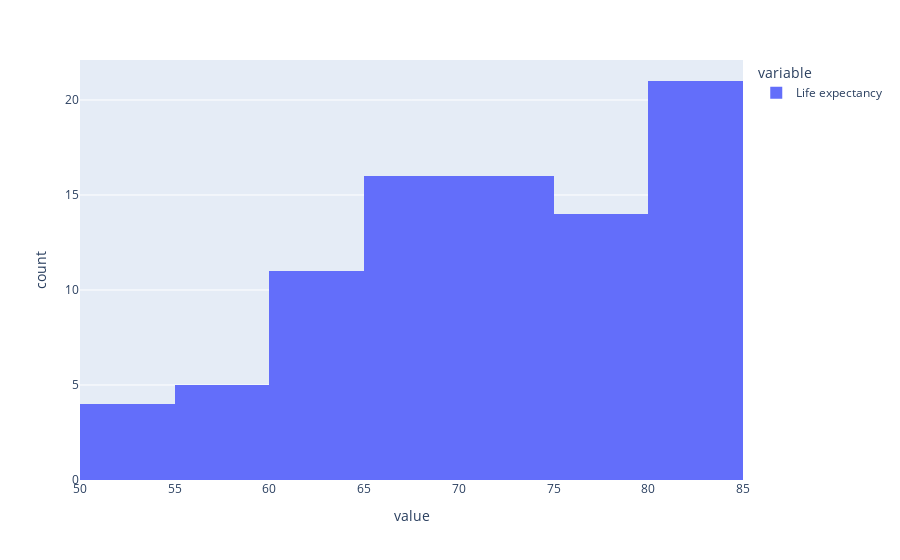

The notebook cell saved with this chart:
### Code cell
px.histogram(gdp_pop_le.query("Year == 2017")["Life expectancy"])

### Figure 1 — Plotly figure (JSON) as saved in the notebook; plotly's stock layout.template omitted (floating-point values rounded to 4 significant figures)
{"data": [{"alignmentgroup": "True", "bingroup": "x", "hovertemplate": "variable=Life expectancy<br>value=%{x}<br>count=%{y}<extra></extra>", "legendgroup": "Life expectancy", "marker": {"color": "#636efa", "pattern": {"shape": ""}}, "name": "Life expectancy", "offsetgroup": "Life expectancy", "orientation": "v", "showlegend": true, "type": "histogram", "x": [75.7, 76.8, 83, 81.6, 73.6, 71.8, 81.4, 73.6, 59.9, 67.7, 66.8, 74.8, 59.5, 61.6, 60.8, 82, 53.7, 52.3, 80.4, 77.2, 76.6, 63.8, 79.4, 58.5, 59.4, 81.1, 73.1, 77, 71.3, 67.8, 81.5, 82.5, 66.2, 64, 80.9, 72.6, 68.7, 72.7, 70.5, 69.9, 76, 82.7, 82.7, 84.2, 62.5, 53.1, 60.6, 81.7, 65.1, 63, 75.5, 65.1, 74.1, 65.8, 68.9, 81.7, 73.6, 62.2, 52.3, 82.6, 66.3, 77.8, 65.1, 73.6, 75.9, 71.5, 81.5, 65.9, 74.3, 67.8, 73.8, 58.7, 83.2, 65.4, 83.3, 83, 65.4, 82.4, 78.4, 60.2, 74.2, 77.1, 81.2, 78.8, 77.6, 62.1, 60.7], "xaxis": "x", "yaxis": "y"}], "layout": {"barmode": "relative", "legend": {"title": {"text": "variable"}, "tracegroupgap": 0}, "margin": {"t": 60}, "xaxis": {"anchor": "y", "domain": [0, 1], "title": {"text": "value"}}, "yaxis": {"anchor": "x", "domain": [0, 1], "title": {"text": "count"}}}}
